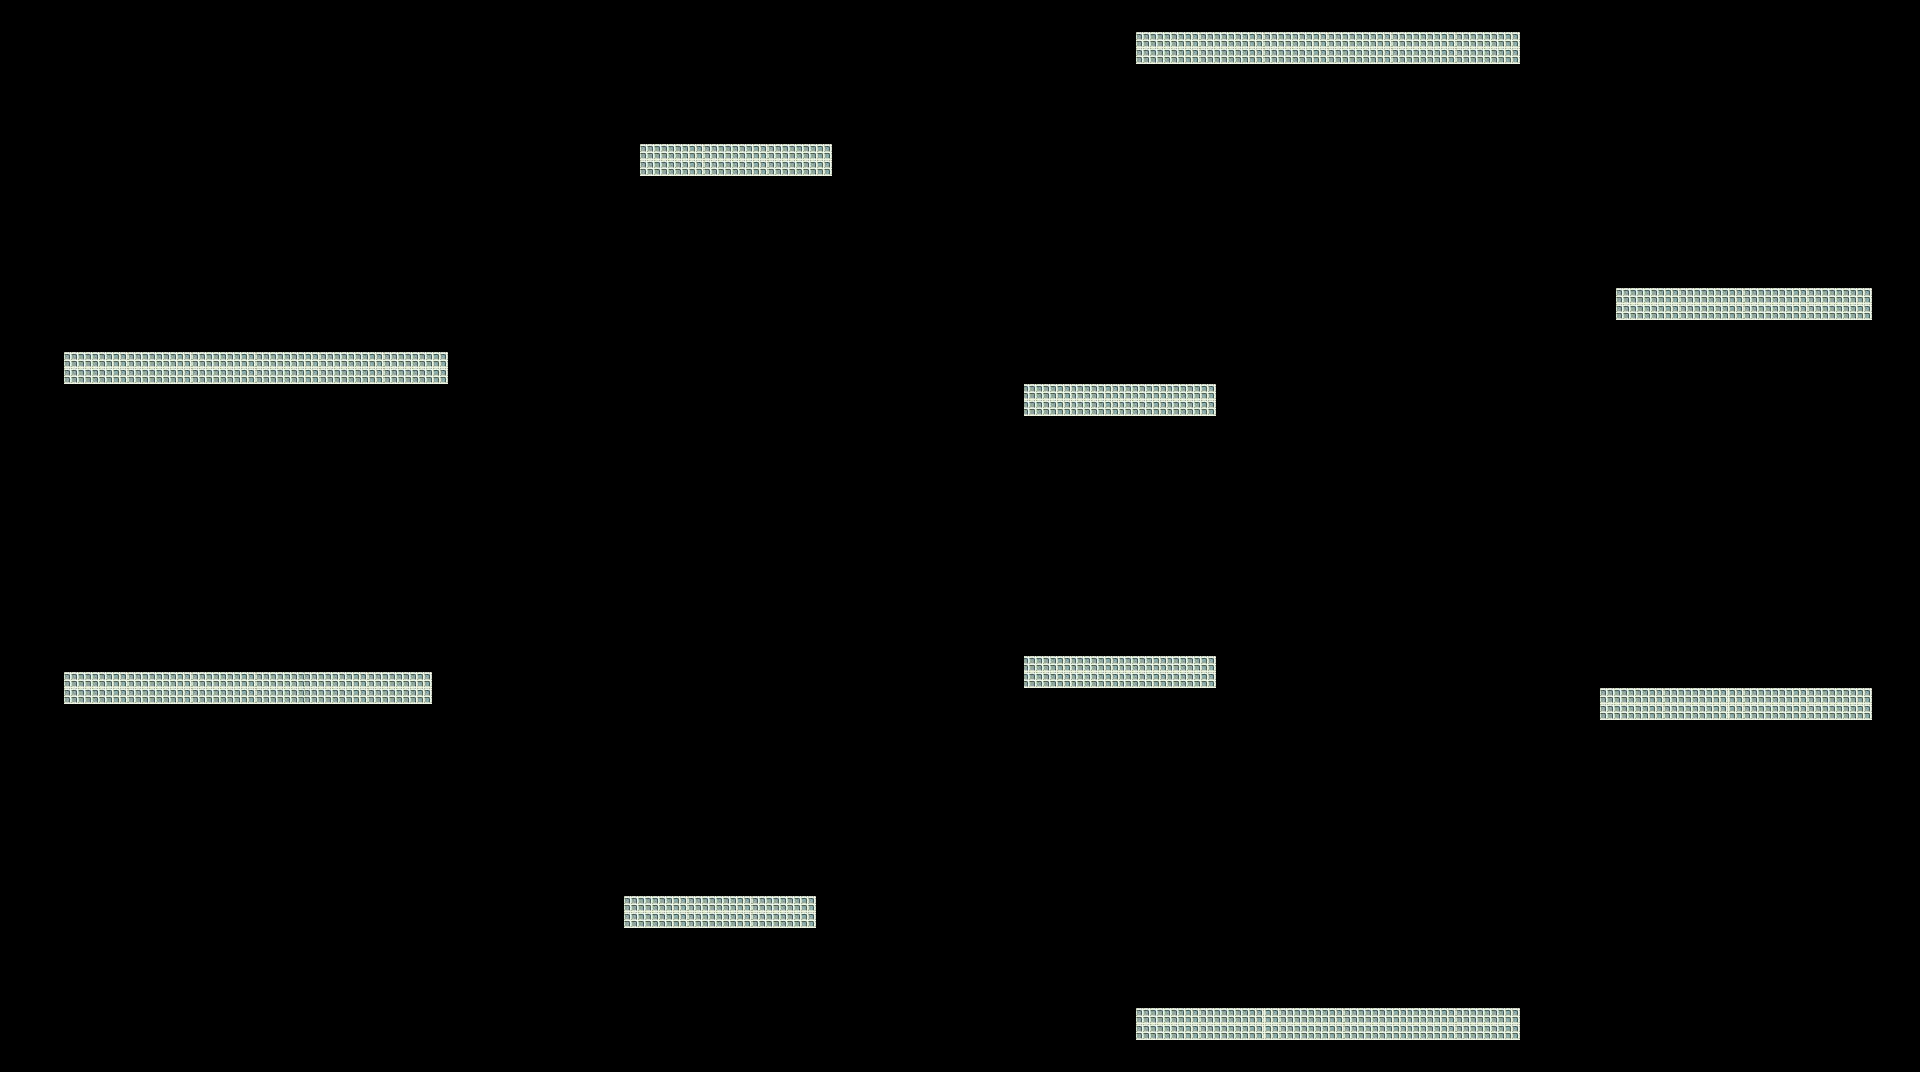

Tiled map render using the project's own tile images. Description and the map definition, with tile-layer contents summarised, below:
An orthogonal 120x67 tile map with 16x16 px tiles, 4 tile layers (Floor, Background, Objects, Top), 3 tilesets and 16 objects (10x Platform, 4x Trigger, 2x Sprite).

<map version="1.0" tiledversion="1.0.3" orientation="orthogonal" renderorder="right-down" width="120" height="67" tilewidth="16" tileheight="16" nextobjectid="33">
 <tileset firstgid="1" name="fliesen_pink" tilewidth="16" tileheight="16" tilecount="36" columns="6">
  <image source="fliesen_pink.png" width="100" height="100" />
 </tileset>
 <tileset firstgid="37" name="fliesen_gruen" tilewidth="16" tileheight="16" tilecount="36" columns="6">
  <image source="fliesen_gruen.png" width="100" height="100" />
 </tileset>
 <tileset firstgid="73" name="fliesen_blau" tilewidth="16" tileheight="16" tilecount="36" columns="6">
  <image source="fliesen_blau.png" width="100" height="100" />
 </tileset>
 <layer name="Floor" width="120" height="67">
  <data>[8040 cells, 0 non-empty, 0 distinct tile ids]</data>
 </layer>
 <layer name="Background" width="120" height="67">
  <data>[8040 cells, 0 non-empty, 0 distinct tile ids]</data>
 </layer>
 <layer name="Objects" width="120" height="67">
  <data>[8040 cells, 0 non-empty, 0 distinct tile ids]</data>
 </layer>
 <layer name="Top" width="120" height="67">
  <data>[8040 cells, 352 non-empty, 4 distinct tile ids]</data>
 </layer>
 <objectgroup name="GameObjects">
  <object id="2" name="PlayerTwo" type="Sprite" x="1236" y="649.03" width="200" height="200">
   <properties>
    <property name="Border" value="on" />
    <property name="BorderSize" value="20" />
    <property name="Input" value="on" />
    <property name="InputPlayerIdx" value="1" />
    <property name="Mass" value="0.1" />
    <property name="Texture" value="Charactersheet_two.png" />
   </properties>
  </object>
  <object id="6" name="BoundaryLeft" type="Trigger" x="-239.697" y="-338.849" width="20" height="1691.75" />
  <object id="9" name="BoundaryRight" type="Trigger" x="2203.33" y="-294.97" width="20" height="1670.72" />
  <object id="12" name="Platform3" type="Platform" x="65" y="671" width="366" height="32" />
  <object id="13" name="Platform2" type="Platform" x="624" y="895" width="192" height="32" />
  <object id="14" name="Platform1" type="Platform" x="1136.67" y="1007.33" width="385" height="32" />
  <object id="19" name="Boundary" type="Trigger" x="-200" y="1344.12" width="2381.63" height="20" />
  <object id="21" name="BoundaryTop" type="Trigger" x="-190.909" y="-342.727" width="2424.06" height="20" />
  <object id="22" name="Platform4" type="Platform" x="62" y="353" width="382" height="32" />
  <object id="23" name="Platform5" type="Platform" x="640.667" y="144.667" width="190.667" height="32.6667" />
  <object id="24" name="Platform6" type="Platform" x="1134.67" y="31.6667" width="385.5" height="32" />
  <object id="27" name="PlayerOne" type="Sprite" x="631" y="294" width="200" height="200">
   <properties>
    <property name="Border" value="on" />
    <property name="BorderSize" value="20" />
    <property name="Input" value="on" />
    <property name="InputPlayerIdx" value="0" />
    <property name="Mass" value="0.1" />
    <property name="Texture" value="Charactersheet_one.png" />
   </properties>
  </object>
  <object id="29" name="Platform 8" type="Platform" x="1616.66" y="288" width="259.333" height="30.6667" />
  <object id="30" name="Platform 9" type="Platform" x="1600" y="687.333" width="272.667" height="30.6667" />
  <object id="31" name="Platform10" type="Platform" x="1025.25" y="383" width="192.5" height="32" />
  <object id="32" name="Platform11" type="Platform" x="1024.25" y="656" width="192.5" height="32" />
 </objectgroup>
</map>